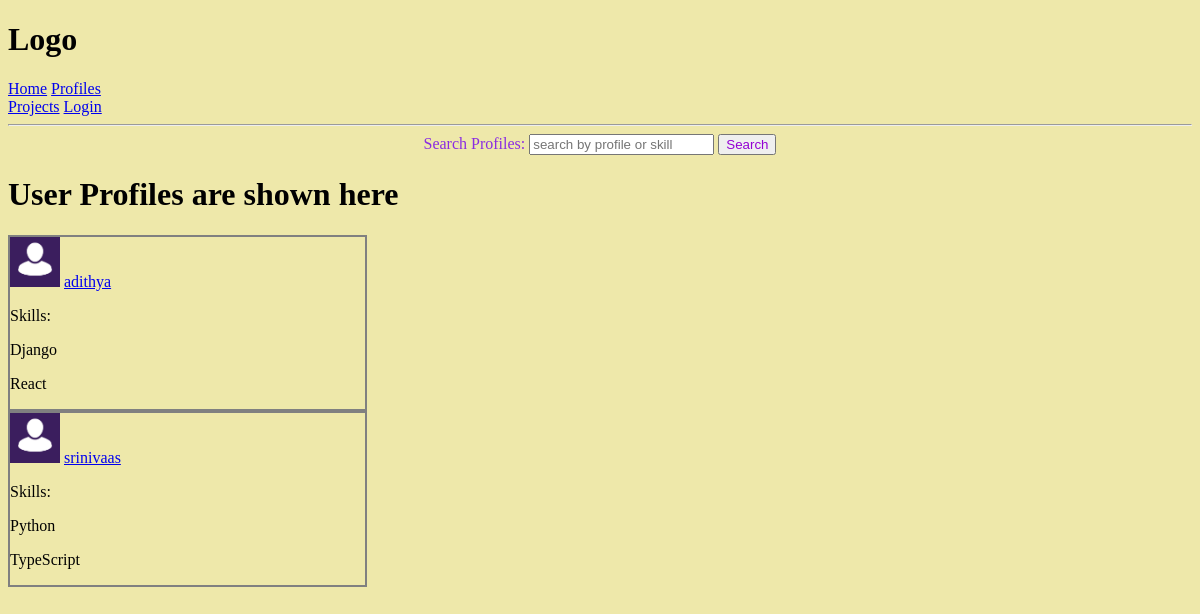
Before: / with the older database file.
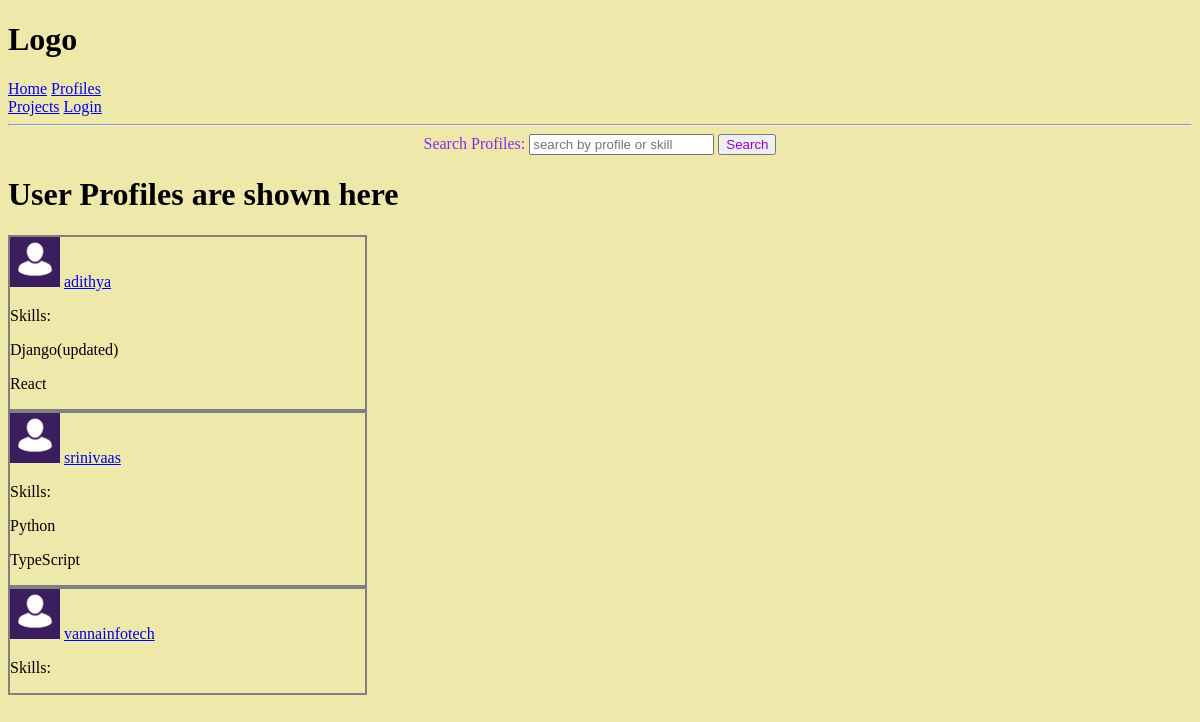
After: the same page with the newer database file.
### users/models.py (models this page shows, shortened)
class Profile(models.Model):
    user = models.OneToOneField(User, on_delete=models.CASCADE, null=True, blank=True)
    name = models.CharField(max_length=200, blank=True,null=True)
    email = models.EmailField(max_length=500, blank=True, null=True)
    username = models.CharField(max_length=200, blank=True,null=True)
    bio  = models.TextField(blank=True, null=True)
    profile_image = models.ImageField(null=True, blank=True, upload_to='profiles/', default='profiles/user-default.png')
    created_date = models.DateTimeField(auto_now_add=True)

class Skill(models.Model):
    owner = models.ForeignKey(Profile, on_delete=models.CASCADE, null=True, blank=True)
    name = models.CharField(max_length=200, blank=True, null=True)
    created_date = models.DateTimeField(auto_now_add=True)
    def __str__(self):
        return str(self.name)

### users/views.py (the view)
# urls.py: path('', views.profiles, name="profiles" ),
def profiles(request):
    profiles, search_query  = searchProfiles(request)
    context = {
        'profiles': profiles,
        'search_query': search_query
    }
    return render(request, 'users/profiles.html', context)

### users/utils.py (called while the page is built)
def searchProfiles(request):
    search_query = ''
    if request.GET.get('search_query'):
        search_query = request.GET.get('search_query')
    skills = Skill.objects.filter(name__icontains = search_query)
    print("Search:" + str(search_query))
    profiles = Profile.objects.distinct().filter(
        Q(name__icontains = search_query) |
        Q(skill__in = skills))
    return profiles, search_query

### users/templates/users/profiles.html
{% extends 'main.html' %}
{% block content %}
<div style="text-align: center; color:blueviolet;">
  <form action="" method="get">
    <label for="forSearchingProfiles"> Search Profiles:</label>
    <input type="text" name="search_query"value="{{search_query}}" placeholder="search by profile or skill">
    <input style = "color: darkviolet;" type="submit" value="Search">
  </form>
</div>
<h1> User Profiles are shown here</h1>
 {% for profile in profiles%}
   <div style="border: 2px solid gray; width: 30%;">
    <img style = "max-width: 50px;" src="{{profile.profile_image.url}}" alt="img"/>
    <a href="{% url 'user-profile' profile.id %}"> {{profile.username}}</a>
    <p> Skills:</p>
    {% for skill in profile.skill_set.all%}
       <p> {{skill}}</p>
    {% endfor %}
   </div>
 {% endfor %}
{%endblock %}

Changed rows visible on the page:
changed Skill: name "Django" → "Django(updated)"
added Profile: profile_image (placeholder picture), username "vannainfotech"
